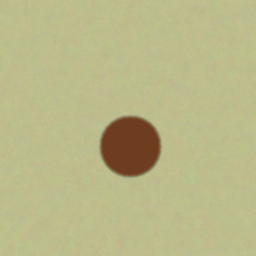
%> input picture data/benign/benign_0000.png, 256 x 256 px
$ octave --eval "result = run_pipeline(imread('../data/benign/benign_0000.png'));"   (GNU Octave 9; MATLAB toolbox functions it lacks are replaced by stand-ins)
%> lines starting %> are read from the running program, lines starting %| are printed output that depends on the picture; in (x1, y1, x2, y2) boxes, pixels count from 0 and x2, y2 are one past the last pixel; in counts of white or black regions, pixels touching at a corner belong together; the program's own positions count from 1
### matlab/remove_hair.m
function [inpainted, hairMask] = remove_hair(img)
%REMOVE_HAIR  U4: blackhat morphology finds thin dark structures (hair),
%   then those pixels are filled back in from their surroundings.
%   img is RGB uint8. hairMask is logical.
gray = rgb2gray(img);
se = strel('disk', 4, 0);              % 9x9 disk, same footprint as cv2 9x9 ellipse
blackhat = imbothat(gray, se);
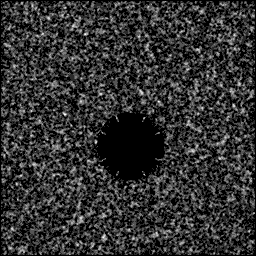
%> blackhat: size 256x256 uint8; min 0, max 6, mean 1.16; drawn with min black and max white
hairMask = blackhat > 10;
%> hairMask: size 256x256 logical; every value is 0

inpainted = img;
%> inpainted is the input picture: size 256x256x3 uint8; mean R, G, B 185.5, 183.4, 136.4
for c = 1:3
    % regionfill = Laplace interpolation (cv2 used Telea inpainting)
    inpainted(:,:,c) = regionfill(img(:,:,c), hairMask);
end
end

### matlab/enhance_contrast.m
function out = enhance_contrast(img)
%ENHANCE_CONTRAST  U3: CLAHE on the L channel of Lab only.
lab = rgb2lab(img);                    % L in [0,100]
%> lab: size 256x256x3 double; mean of channels 1, 2, 3 73.6, -6.6, 24.3
L = lab(:,:,1) / 100;
L = adapthisteq(L, 'ClipLimit', 0.02, 'NumTiles', [8 8]);
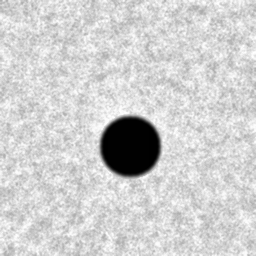
%> L: size 256x256 double; min 0, max 1, mean 0.814
lab(:,:,1) = L * 100;
%> lab: size 256x256x3 double; mean of channels 1, 2, 3 81.4, -6.6, 24.3
out = lab2rgb(lab, 'OutputType', 'uint8');
end

### matlab/frequency_spectrum_visual.m
function spec = frequency_spectrum_visual(img)
%FREQUENCY_SPECTRUM_VISUAL  U2: viewable log-magnitude DFT spectrum (uint8).
gray = double(rgb2gray(img));
%> gray: size 256x256 double
F = fftshift(fft2(gray));
mag = log(abs(F) + 1);
spec = uint8(255 * mat2gray(mag));
end

### matlab/denoise_frequency.m
function out = denoise_frequency(img, cutoffRatio)
%DENOISE_FREQUENCY  U2: DFT low-pass filtering of the L channel.
%   Keeps a circle of low frequencies (smooth structure), discards the
%   rest (noise), and inverse-transforms back to the spatial domain.
if nargin < 2, cutoffRatio = 0.15; end

lab = rgb2lab(img);
%> lab: size 256x256x3 double; mean of channels 1, 2, 3 81.5, -6.5, 23.6
L = lab(:,:,1);
[rows, cols] = size(L);
%> rows = 256; cols = 256

F = fftshift(fft2(L));

crow = floor(rows/2) + 1;              % location of DC after fftshift
%> crow = 129
ccol = floor(cols/2) + 1;
%> ccol = 129
radius = floor(cutoffRatio * min(rows, cols));
%> radius = 38
[X, Y] = meshgrid(1:cols, 1:rows);
lowpass = ((X - ccol).^2 + (Y - crow).^2) <= radius^2;

Lf = real(ifft2(ifftshift(F .* lowpass)));
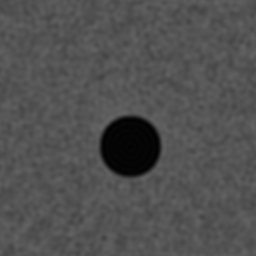
%> Lf: size 256x256 double; min 1.6, max 101.2, mean 81.5
lab(:,:,1) = min(max(Lf, 0), 100);
%> lab: size 256x256x3 double; mean of channels 1, 2, 3 81.5, -6.5, 23.6
out = lab2rgb(lab, 'OutputType', 'uint8');
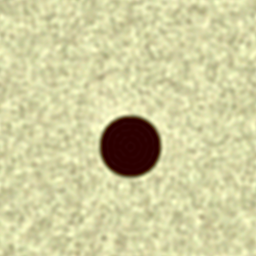
%> out: size 256x256x3 uint8; mean R, G, B 208.2, 206, 159.2; mean of the top-left, top-right, bottom-left and bottom-right quarters 198.1, 196.8, 185.7, 184
end

### matlab/unsharp_mask.m
function out = unsharp_mask(img, sigma, k)
%UNSHARP_MASK  U3: unsharp masking (spatial sharpening), applied per RGB channel.
%   mask = img - lowpass(img);   out = img + k * mask
%   The low-pass filter is a Gaussian (sigma = 2 px, imgaussfilt default 9x9 kernel, on the
%   256x256 images); k = 1 is plain unsharp masking (no high-boost, k > 1).
%   img is RGB uint8; out is RGB uint8.
if nargin < 2, sigma = 2; end
if nargin < 3, k = 1; end

f    = double(img);
blur = imgaussfilt(f, sigma);                   % Gaussian low-pass, per channel
out  = uint8(min(max(round(f + k * (f - blur)), 0), 255));
end

### matlab/segment_lesion.m
function mask = segment_lesion(img)
%SEGMENT_LESION  U1: Otsu threshold on the Lab 'a' channel (green-red axis).
lab = rgb2lab(img);
%> lab: size 256x256x3 double; mean of channels 1, 2, 3 81.5, -6.6, 23.5
a8 = uint8(min(max(round(lab(:,:,2) + 128), 0), 255));   % OpenCV-style 8-bit 'a'
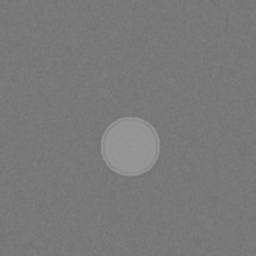
%> a8: size 256x256 uint8; min 112, max 152, mean 121.4
level = graythresh(a8);
%> level = 0.522
mask = imbinarize(a8, level);
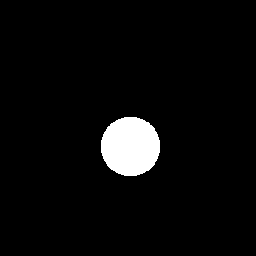
%> mask: size 256x256 logical; 4.2% white; 1 white region, box (x1, y1, x2, y2) and area: (101, 117, 160, 176) 2779
end

### matlab/clean_mask.m
function out = clean_mask(mask)
%CLEAN_MASK  U4: opening removes specks, closing fills small holes.
se = strel('disk', 3, 0);              % 7x7 disk
out = imclose(imopen(mask, se), se);
%> out: size 256x256 logical; 4.2% white; 1 white region, box (x1, y1, x2, y2) and area: (101, 117, 160, 176) 2775
end

### matlab/largest_component.m
function out = largest_component(mask)
%LARGEST_COMPONENT  U1: connected-component analysis, keep the biggest blob.
cc = bwconncomp(mask, 8);
%> cc = 1 connected component
if cc.NumObjects == 0
    out = mask;
    return
end
[~, idx] = max(cellfun(@numel, cc.PixelIdxList));
%> idx = 1
out = false(size(mask));
out(cc.PixelIdxList{idx}) = true;
end

### matlab/run_pipeline.m
function stages = run_pipeline(img)
%RUN_PIPELINE  Full DIP pipeline. img is an RGB uint8 image.
%   Units used: U1 color models/connectivity, U2 DFT, U3 CLAHE + unsharp masking, U4 morphology.
if size(img,3) == 1, img = repmat(img, [1 1 3]); end
if ~isa(img, 'uint8'), img = im2uint8(img); end

[hairRemoved, hairMask] = remove_hair(img);
enhanced   = enhance_contrast(hairRemoved);
spectrum   = frequency_spectrum_visual(enhanced);
denoised   = denoise_frequency(enhanced);
sharpened  = unsharp_mask(denoised);            % unsharp masking, k = 1

rawMask    = segment_lesion(sharpened);
lesionMask = largest_component(clean_mask(rawMask));
lesionOnly = sharpened .* uint8(lesionMask);      % implicit expansion over RGB
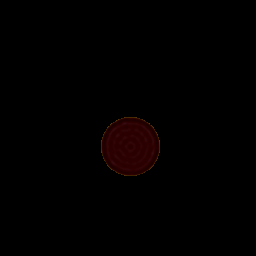
%> lesionOnly: size 256x256x3 uint8; mean R, G, B 1.9, 0.2, 0.1

stages = struct('original', img, 'hair_mask', hairMask, ...
    'hair_removed', hairRemoved, 'enhanced', enhanced, ...
    'spectrum', spectrum, 'denoised', denoised, 'sharpened', sharpened, ...
    'raw_mask', rawMask, ...
    'lesion_mask', lesionMask, 'lesion_only', lesionOnly);
end

$ run again, on data/benign/benign_0001.png
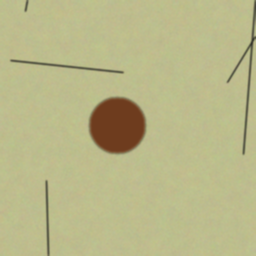
%> input picture data/benign/benign_0001.png, 256 x 256 px
%> hairMask: size 256x256 logical; 2.3% white; 4 white regions, box (x1, y1, x2, y2) and area: (226, 14, 255, 156) 695, (9, 59, 125, 74) 453, (45, 179, 50, 255) 292, (24, 1, 29, 13) 44
%> in remove_hair, inpainted is the input picture: size 256x256x3 uint8; mean R, G, B 184.6, 182.7, 136
%> in segment_lesion, `a8 = uint8(min(max(round(lab(:,:,2) + 128), 0), 255));   % OpenCV-styl..`:
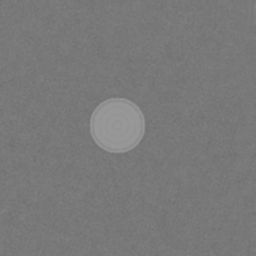
%> a8: size 256x256 uint8; min 112, max 153, mean 121.4
%> level = 0.525
%> mask: size 256x256 logical; 3.7% white; 1 white region, box (x1, y1, x2, y2) and area: (90, 98, 145, 153) 2400
%> cc = 1 connected component
%> idx = 1
%> in run_pipeline, `lesionOnly = sharpened .* uint8(lesionMask);`:
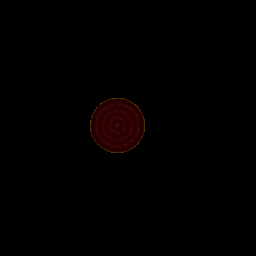
%> lesionOnly: size 256x256x3 uint8; mean R, G, B 1.7, 0.2, 0.1

$ run again, on data/benign/benign_0002.png
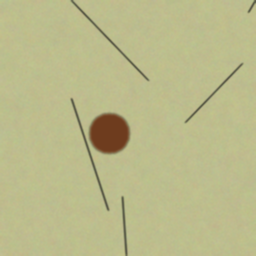
%> input picture data/benign/benign_0002.png, 256 x 256 px
%> hairMask: size 256x256 logical; 2.2% white; 5 white regions, box (x1, y1, x2, y2) and area: (70, 97, 110, 212) 464, (70, 1, 150, 82) 400, (184, 62, 244, 124) 301, (121, 195, 128, 255) 230, (247, 1, 255, 14) 47
%> in remove_hair, inpainted is the input picture: size 256x256x3 uint8; mean R, G, B 186.1, 185.3, 138.2
%> in segment_lesion, `a8 = uint8(min(max(round(lab(:,:,2) + 128), 0), 255));   % OpenCV-styl..`:
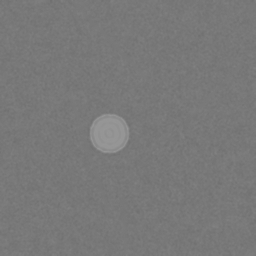
%> a8: size 256x256 uint8; min 112, max 151, mean 120.7
%> level = 0.518
%> in segment_lesion, `mask = imbinarize(a8, level);`:
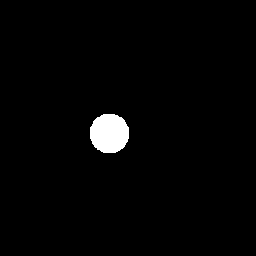
%> mask: size 256x256 logical; 1.9% white; 1 white region, box (x1, y1, x2, y2) and area: (90, 114, 129, 153) 1236
%> cc = 1 connected component
%> idx = 1

$ run again, on data/benign/benign_0003.png
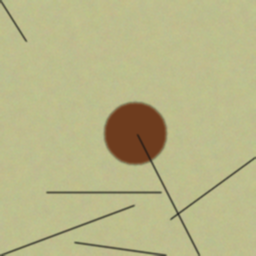
%> input picture data/benign/benign_0003.png, 256 x 256 px
%> hairMask: size 256x256 logical; 3.5% white; 6 white regions (1 under 20 px), largest, box (x1, y1, x2, y2) and area: (137, 134, 255, 255) 844, (2, 204, 136, 255) 542, (45, 190, 163, 195) 387, (73, 241, 160, 255) 329, (1, 1, 28, 43) 174
%> in remove_hair, inpainted is the input picture: size 256x256x3 uint8; mean R, G, B 183.1, 180.9, 134.6
%> level = 0.525
%> mask: size 256x256 logical; 4.5% white; 1 white region, box (x1, y1, x2, y2) and area: (105, 103, 166, 164) 2939
%> cc = 1 connected component
%> idx = 1
%> in run_pipeline, `lesionOnly = sharpened .* uint8(lesionMask);`:
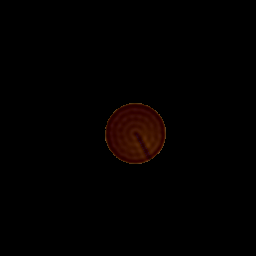
%> lesionOnly: size 256x256x3 uint8; mean R, G, B 2.6, 0.6, 0.1
